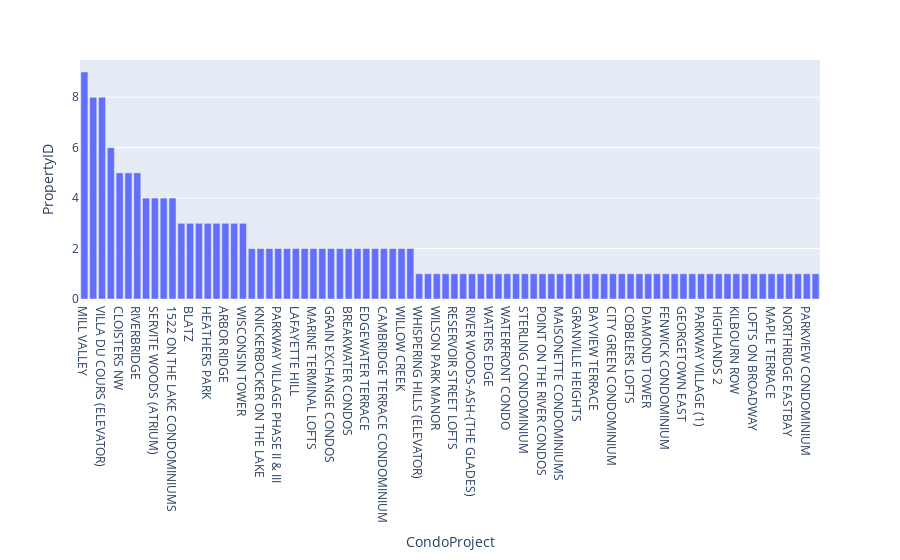

Notebook code for this chart:
### Code cell
px.bar(
    df_condo_project.sort_values(by="PropertyID", ascending=False),
    y="PropertyID",
)

### Figure 1 — Plotly figure (JSON) as saved in the notebook; plotly's stock layout.template omitted (floating-point values rounded to 4 significant figures)
{"data": [{"alignmentgroup": "True", "hovertemplate": "CondoProject=%{x}<br>PropertyID=%{y}<extra></extra>", "legendgroup": "", "marker": {"color": "#636efa", "pattern": {"shape": ""}}, "name": "", "offsetgroup": "", "orientation": "v", "showlegend": false, "textposition": "auto", "type": "bar", "x": ["MILL VALLEY", "WOODLANDS", "VILLA DU COURS (ELEVATOR)", "BROADWAY CONDOMINIUM", "CLOISTERS NW", "UNION POINT CONDOMINIUM", "RIVERBRIDGE", "CHALET", "SERVITE WOODS (ATRIUM)", "EDGE CONDOMINIUMS", "1522 ON THE LAKE CONDOMINIUMS", "NEWPORT WEST", "BLATZ ", "SHOEWORKS LOFTS", "HEATHERS PARK", "WESTERN LEATHER LOFTS", "ARBOR RIDGE", "LANDMARK ON THE LAKE", "WISCONSIN TOWER", "ROYAL ORLEANS", "KNICKERBOCKER ON THE LAKE", "L'HERMITAGE CONDOMINIUM", "PARKWAY VILLAGE PHASE II & III", "RIVER RENAISSANCE", "LAFAYETTE HILL", "RED OAKS V", "MARINE TERMINAL LOFTS", "HI-FI LOFTS CONDOMINIUMS", "GRAIN EXCHANGE CONDOS", "PARNELL WOODS", "BREAKWATER CONDOS", "GORDON KNOLL", "EDGEWATER TERRACE", "COURTYARD SQUARE", "CAMBRIDGE TERRACE CONDOMINIUM", "CHATEAU", "WILLOW CREEK", "COMMISSION HOUSE CONDOS", "WHISPERING HILLS (ELEVATOR)", "RAVINA PARC", "WILSON PARK MANOR", "REGENCY HOUSE", "RESERVOIR STREET LOFTS", "SKY CONDO 2", "RIVER WOODS-ASH-(THE GLADES) ", "SPRING TERRACE NORTH", "WATERS EDGE", "RIVERWALK PLAZA", "WATERFRONT CONDO", "UNIVERSITY CLUB TOWER CONDOS", "STERLING CONDOMINIUM", "SERVITE WOODS (TRILEVEL & BILEVEL)", "POINT ON THE RIVER CONDOS", "RIVERCREST CONDOMINIUM", "MAISONETTE CONDOMINIUMS ", "PATIO HOMES AT CHEROKEE POINT CONDO", "GRANVILLE HEIGHTS", "BAYVIEW GARDENS", "BAYVIEW TERRACE", "BREWERY LOFTS", "CITY GREEN CONDOMINIUM", "CITY VIEW/SKYLINE CONDOS", "COBBLERS LOFTS", "CORNERSTONE CROSSING", "DIAMOND TOWER", "EAST LLOYD STREET CONDOS", "FENWICK CONDOMINIUM", "FOREST RIDGE VILLAGE", "GEORGETOWN EAST", "HEATHERS", "PARKWAY VILLAGE (1)", "HIGH BRIDGE CONDOS", "HIGHLANDS 2", "JADE GARDENS", "KILBOURN ROW", "LAKE BLUFF AT EAST TOWN CONDOMINIUM", "LOFTS ON BROADWAY", "224 W VINE STREET CONDOMINIUMS", "MAPLE TERRACE", "MCCORMICK ON FARWELL", "NORTHRIDGE EASTBAY", "NORTHRIDGE WOOD LAKE", "PARKVIEW CONDOMINIUM", "WOODSTOCK CONDOMINIUM"], "xaxis": "x", "y": [9, 8, 8, 6, 5, 5, 5, 4, 4, 4, 4, 3, 3, 3, 3, 3, 3, 3, 3, 2, 2, 2, 2, 2, 2, 2, 2, 2, 2, 2, 2, 2, 2, 2, 2, 2, 2, 2, 1, 1, 1, 1, 1, 1, 1, 1, 1, 1, 1, 1, 1, 1, 1, 1, 1, 1, 1, 1, 1, 1, 1, 1, 1, 1, 1, 1, 1, 1, 1, 1, 1, 1, 1, 1, 1, 1, 1, 1, 1, 1, 1, 1, 1, 1], "yaxis": "y"}], "layout": {"barmode": "relative", "legend": {"tracegroupgap": 0}, "margin": {"t": 60}, "xaxis": {"anchor": "y", "domain": [0, 1], "title": {"text": "CondoProject"}}, "yaxis": {"anchor": "x", "domain": [0, 1], "title": {"text": "PropertyID"}}}}
